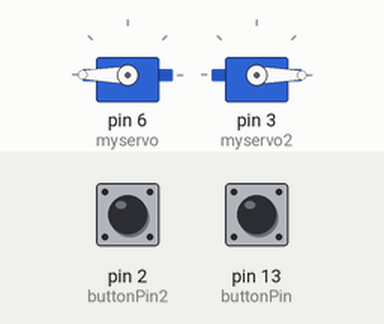
Recording of a sketch running on a simulated Arduino Uno, built with avr-gcc and run on an emulated ATmega328P. On the bench: 2 × servo. The inputs (shaded band) are chosen by the test bench; at power-on: pin 2 (buttonPin2) LOW, pin 13 (buttonPin) LOW.

Above: at 1.2 s.
1.3 s: pin 2 (buttonPin2) pulled HIGH for 0.15 s
At 2.5 s:
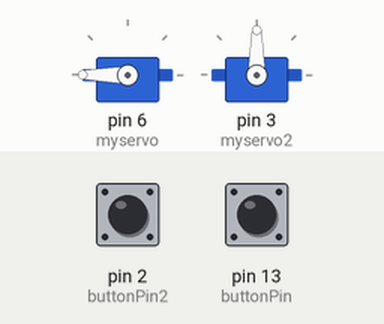
2.9 s: pin 13 (buttonPin) pulled HIGH for 0.15 s
At 3.8 s:
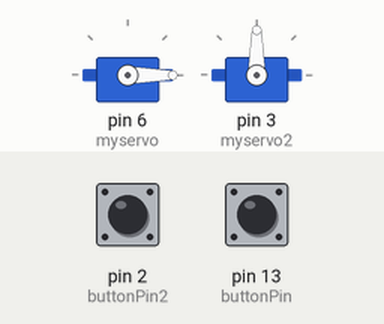
Timing chart, 0 to 5.9 s (numbered marks = the images above; inputs shaded):
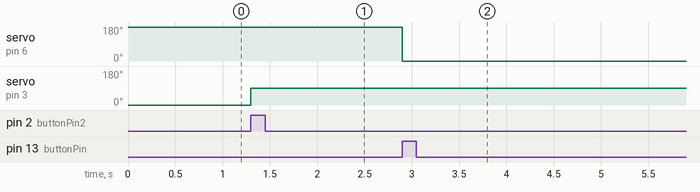

Measured:
- after the input at 1.3 s, servo on pin 3 (myservo2): 0° → 90° at once
- after the input at 2.9 s, servo on pin 6 (myservo): 180° → 0° at once

The sketch:

MT_Insomniacs_Minotaur.ino
```cpp
#include <Servo.h>

Servo myservo;
Servo myservo2;
const int buttonPin = 13;
const int buttonPin2 = 2;
int buttonState = 0;
int previousButtonState = 0;
int button2State = 0;
int previousButton2State = 0;
bool buttonPressed = false;
bool button2Pressed = false;


void setup() {
  myservo.attach(6);
  myservo2.attach(3);
  pinMode(buttonPin, INPUT);
  pinMode(buttonPin2, INPUT);
  myservo.write(180);
  myservo2.write(0);
  Serial.begin(9600);
}

void loop() {
  buttonState = digitalRead(buttonPin);
  button2State = digitalRead(buttonPin2);


  if((buttonState == HIGH) && (buttonState != previousButtonState)) {
    buttonPressed = true;
  }

  if (buttonPressed){
    myservo.write(0);
  } else {
    myservo.write(180);
  }

  if((button2State == HIGH) && (button2State != previousButton2State)) {
    button2Pressed = true;
  }

  if (button2Pressed){
    myservo2.write(90);
  } else {
    myservo2.write(0);
  }

  previousButtonState = buttonState;
  previousButton2State = button2State;
}
```
